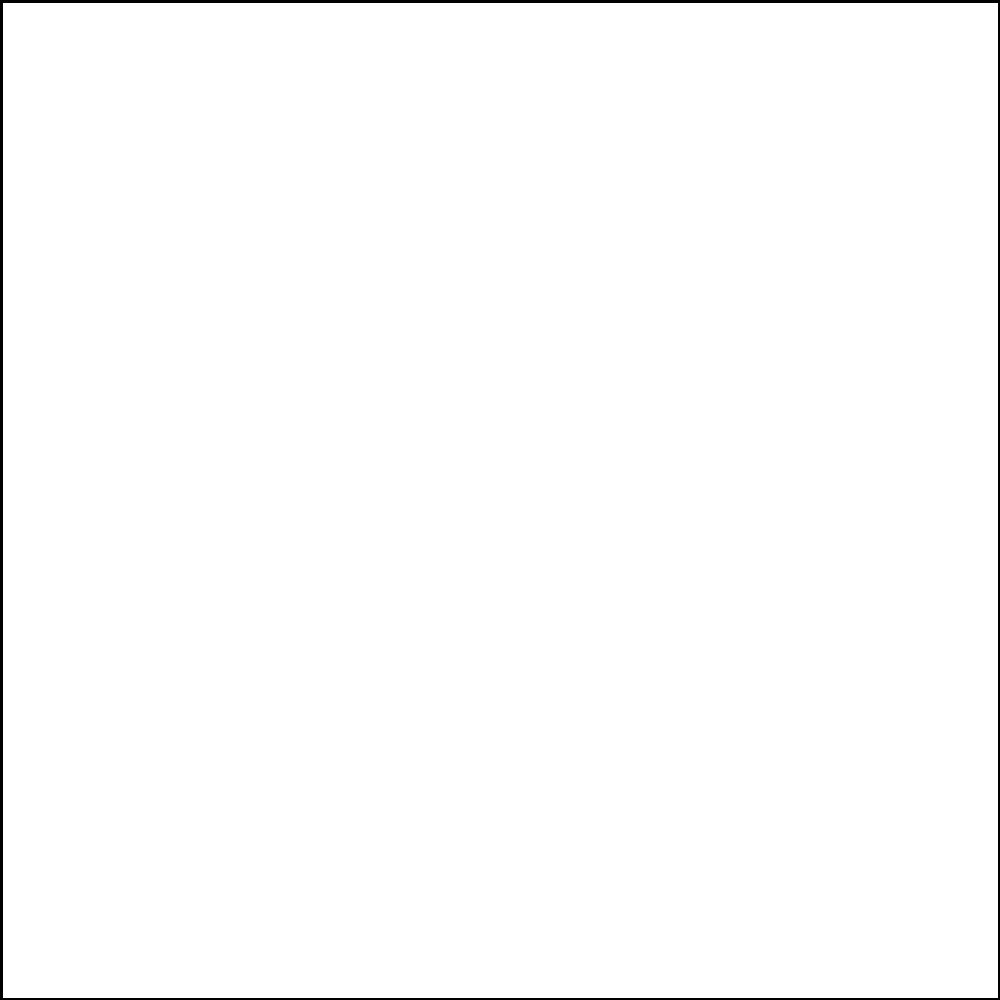
Frame 1 (no input)
Frame 60 (the mouse pressed at the canvas centre just before this capture): identical to frame 1, image omitted
Frame 120 (the mouse held since frame 60 and released just before this capture): identical to frame 1, image omitted

The Processing sketch that drew this single still picture (run headless with seeded random() and noise(); from frame 60 on, the mouse is pressed at the canvas centre):

// Processing sketch: free_noise_offset_many_cord
// ── free_noise_offset_many_cord.pde
Chain chain;
PVector prevMouse;

void setup(){
  size(1000, 1000);
  //fullScreen();
  background(255);
  strokeWeight(5);
  chain = new Chain(20, 500);
  
}

void draw(){
  fill(255, 50);//and filled line by this color
  rect(0, 0, width, height);
  if(mousePressed){
    PVector mouse = new PVector(mouseX, mouseY);
    if(prevMouse != null){
      PVector diff = PVector.sub(mouse, prevMouse);
      if(diff.mag() > 10){
        PVector normal = diff.rotate(HALF_PI).normalize();
        chain.add(mouse, normal);
        prevMouse = mouse.copy();
      }
    }else{
      prevMouse = mouse.copy();
    }
  }
  chain.off = (float)frameCount/50;
  stroke(0);
  chain.show();
}

void keyPressed(){
  if(key == 'r'){
    chain = new Chain(20, 500);
    prevMouse = null;
  }
}

// ── Class.pde
class Chain{
  ArrayList<Node> nodes = new ArrayList<Node>();
  float subR;
  float off = 0;
  float len;
  float index;
  
  Chain(float len, float subR){
    this.len = len;
    this.subR = subR;
  }
  
  void add(PVector p, PVector n){
    nodes.add(new Node(p, n, index/len));
    index++;
  }
  
  void show(){
    if(nodes.size() > 0){
      for(float zoff=0; zoff < 1; zoff+=0.1){
        beginShape();
        for(Node node : nodes){
          float t = (noise(node.off+off, zoff)-0.5)*subR;
          curveVertex(node.pos.x+node.normal.x*t, node.pos.y+node.normal.y*t);
        }
        endShape();
      }
      noStroke();
      fill(0);
      for(Node node : nodes){
        //ellipse(node.pos.x, node.pos.y, 20, 20);
      }
    }
  }
}

class Node{
  PVector pos;
  PVector normal;
  float off;
  
  Node(PVector pos, PVector normal, float off){
    this.pos = pos;
    this.normal = normal;
    this.off = off;
  }
}
